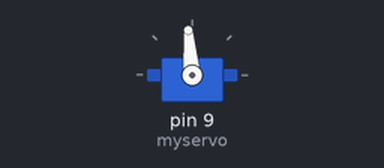
The sketch below on a simulated Arduino Uno, built with avr-gcc and run on an emulated ATmega328P. Shown: servo.

Above: at 0.15 s.
At 2.8 s:
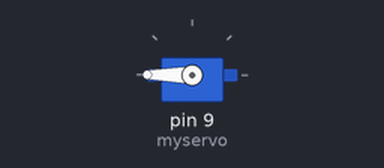
At 12.3 s:
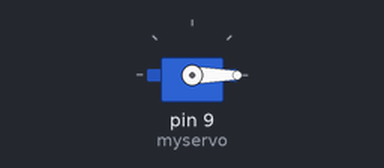
At 37.54 s:
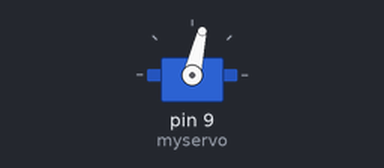
Timing chart, 0 to 40.0 s (numbered marks = the images above):
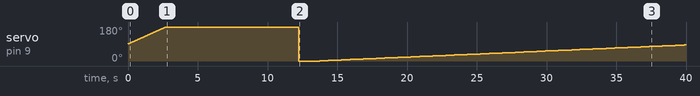

The sketch:

survo.ino
```cpp
#include <Servo.h>

Servo myservo;  // create Servo object to control a servo
int pos = 90;   // variable to store the servo position, starting at 90 degrees (center position)

void setup() {
  myservo.attach(9);  // attaches the servo on pin 9 to the Servo object
  myservo.write(pos); // set initial position to 90 degrees
}

void loop() {
  pos += 4;                // move clockwise by 4 degrees
  myservo.write(pos);      // set servo to new position
  delay(15);               // wait 15 ms for the servo to reach the position

  pos -= 3;                // move anti-clockwise by 3 degrees
  myservo.write(pos);      // set servo to new position
  delay(15);               // wait 15 ms for the servo to reach the position
}
```
